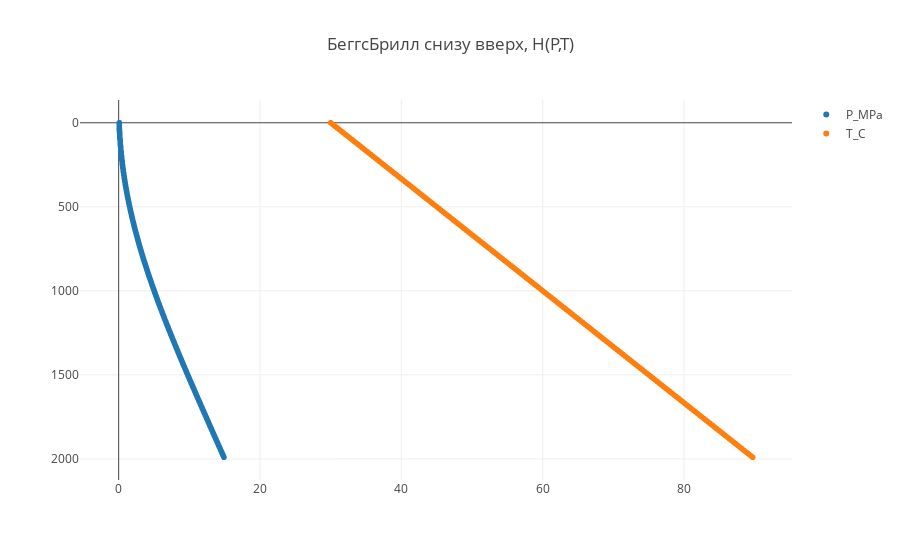

The notebook cell this image was saved under:
### Code cell
tracep = go.Scattergl(
    x = pipe_data.p_list,
    y = pipe_data.h_list,
    name = 'P_MPa',
    mode = 'markers'
)

tracet = go.Scattergl(
    x = pipe_data.t_list,
    y = pipe_data.h_list,
    name = 'T_C',
    mode = 'markers'
)

data = [tracep, tracet]

plot()

### Figure 1 — Plotly figure (JSON) as saved in the notebook; plotly's stock layout.template omitted (floating-point values rounded to 4 significant figures; data arrays with more than 128 entries replaced by an {"elided": "..."} marker saying what was removed)
{"data": [{"mode": "markers", "name": "P_MPa", "type": "scattergl", "uid": "b84b813a-bf99-4601-914d-21f0c522e78f", "x": {"elided": "200 float values"}, "y": {"elided": "200 int values"}}, {"mode": "markers", "name": "T_C", "type": "scattergl", "uid": "5816d9a0-6c91-47c5-a00f-df05225a2e73", "x": {"elided": "200 float values"}, "y": {"elided": "200 int values"}}], "layout": {"title": {"text": "БеггсБрилл снизу вверх, H(P,T)"}, "yaxis": {"autorange": "reversed"}}}
